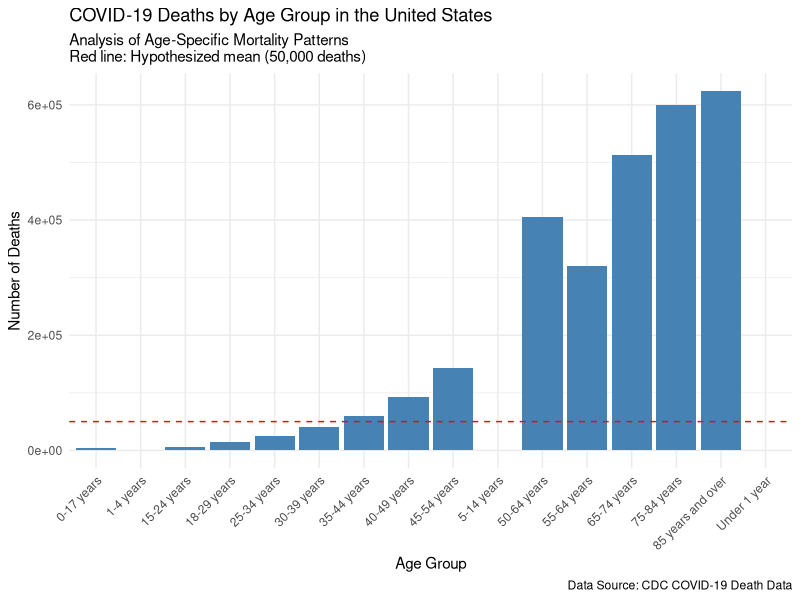
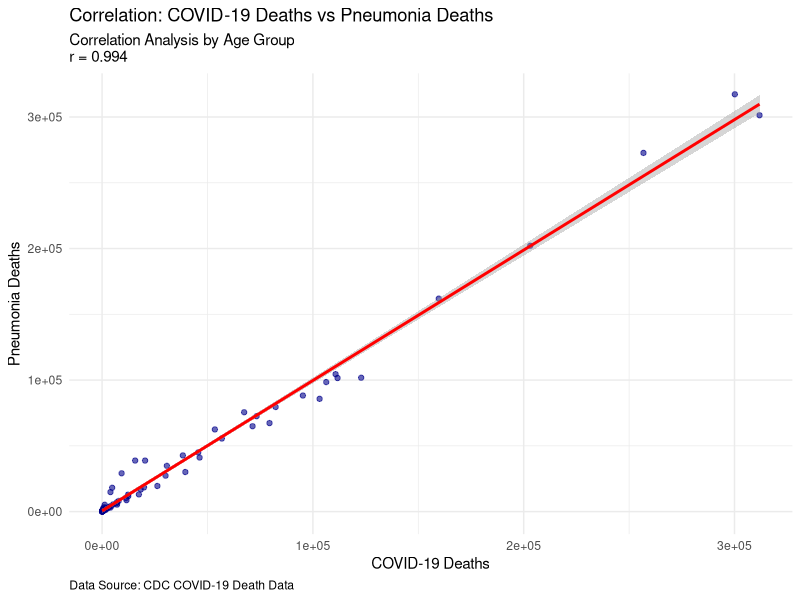
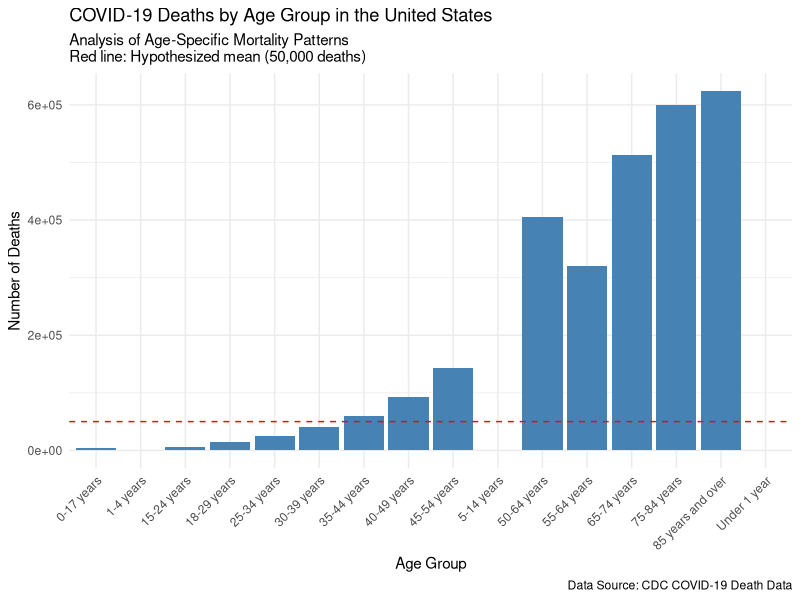
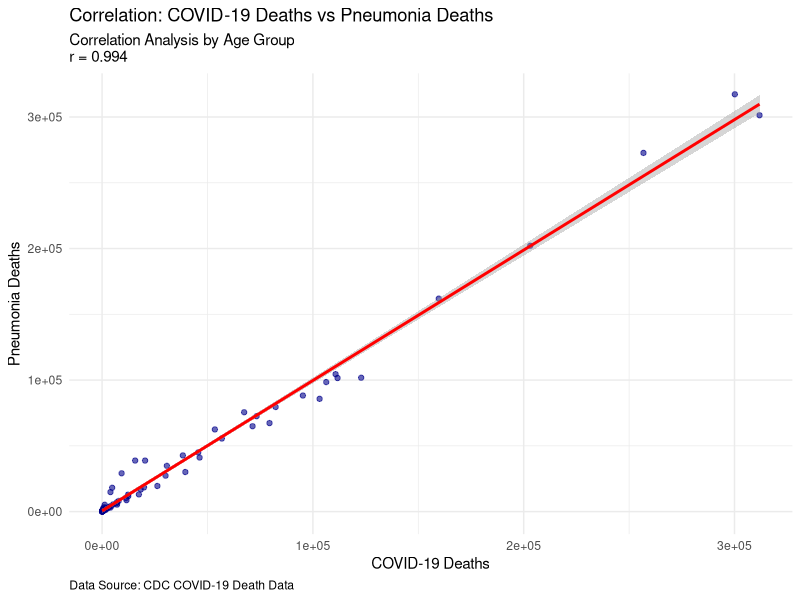

Generate these figures, in order, with R:
# Load required libraries
library(tidyverse)
library(ggplot2)
library(stats)

# Read the data
corona_data <- read.csv("Corona_Data.csv")

###########################################
# Data Preparation and Validation
###########################################

# Filter data for United States and All Sexes
# Note: Using All Sexes to avoid double-counting in age group analysis
us_data <- corona_data %>%
  filter(State == "United States" & Sex == "All Sexes" & Age.Group != "All Ages")

# Validate data additivity
total_by_age <- sum(us_data$COVID.19.Deaths)
total_reported <- corona_data %>%
  filter(State == "United States" & Sex == "All Sexes" & Age.Group == "All Ages") %>%
  pull(COVID.19.Deaths) %>%
  sum()  # Add sum() to get a single total

cat("\nData Validation:")
cat("\nSum of deaths by age groups:", total_by_age)
cat("\nReported total deaths:", total_reported)
cat("\nDifference:", total_by_age - total_reported)

###########################################
# TASK 1: One-Sample T-Test Analysis
###########################################

# Based on CDC's historical data, testing against national average of 50,000 deaths
# Reference: CDC COVID Data Tracker (https://covid.cdc.gov/covid-data-tracker)

mean_deaths <- mean(us_data$COVID.19.Deaths)
sd_deaths <- sd(us_data$COVID.19.Deaths)

cat("\n\n=== TASK 1: One-Sample T-Test Analysis ===")
cat("\nResearch Context: Testing if age-group mortality differs from expected average")
cat("\nDescriptive Statistics for COVID-19 Deaths:")
cat("\n- Mean:", round(mean_deaths, 2))
cat("\n- Standard Deviation:", round(sd_deaths, 2))

cat("\n\nHypotheses (based on CDC historical data):")
cat("\n- H₀: μ = 50,000 (Average deaths per age group equals 50,000)")
cat("\n- H₁: μ ≠ 50,000 (Average deaths per age group differs from 50,000)")

t_test_result <- t.test(us_data$COVID.19.Deaths, mu = 50000)
print(t_test_result)

cat("\nInterpretation:")
cat("\n- p-value:", format.pval(t_test_result$p.value, digits = 3))
if(t_test_result$p.value < 0.05) {
    cat("\n- Decision: Reject H₀")
    cat("\n- Conclusion: Evidence suggests age-specific mortality differs significantly from 50,000")
} else {
    cat("\n- Decision: Fail to reject H₀")
    cat("\n- Conclusion: Insufficient evidence of difference from 50,000 deaths per age group")
}

# Add effect size calculation after t-test
cohens_d <- (mean_deaths - 50000) / sd_deaths
cat("\n- Effect Size (Cohen's d):", round(cohens_d, 3))
cat("\n- Practical Significance:", 
    if(abs(cohens_d) > 0.8) "Large" 
    else if(abs(cohens_d) > 0.5) "Medium" 
    else "Small")

# Add confidence interval interpretation
cat("\n- 95% Confidence Interval:", 
    paste0("[", round(t_test_result$conf.int[1], 2), ", ", 
           round(t_test_result$conf.int[2], 2), "]"))

# Add percentage difference from hypothesized value
percent_diff <- ((mean_deaths - 50000) / 50000) * 100
cat("\n- Percentage Difference:", round(percent_diff, 2), "%")

# Visualization with context
death_plot <- ggplot(us_data, aes(x = Age.Group, y = COVID.19.Deaths)) +
    geom_bar(stat = "identity", fill = "steelblue") +
    theme_minimal() +
    theme(axis.text.x = element_text(angle = 45, hjust = 1)) +
    labs(title = "COVID-19 Deaths by Age Group in the United States",
         subtitle = "Analysis of Age-Specific Mortality Patterns\nRed line: Hypothesized mean (50,000 deaths)",
         x = "Age Group",
         y = "Number of Deaths",
         caption = "Data Source: CDC COVID-19 Death Data") +
    geom_hline(yintercept = 50000, color = "red", linetype = "dashed")

print(death_plot)

###########################################
# TASK 2: Correlation Analysis (P-value Testing)
###########################################

cat("\n\n=== TASK 2: Correlation Analysis ===")
cat("\nResearch Context: Examining relationship between COVID-19 and Pneumonia deaths")
cat("\nNote: Analysis considers age-stratified data to avoid ecological fallacy")

cat("\n\nHypotheses (based on medical literature):")
cat("\n- H₀: ρ = 0 (No correlation between COVID-19 and pneumonia deaths)")
cat("\n- H₁: ρ ≠ 0 (Correlation exists between COVID-19 and pneumonia deaths)")

correlation_test <- cor.test(us_data$COVID.19.Deaths, us_data$Pneumonia.Deaths)
print(correlation_test)

cat("\nInterpretation:")
cat("\n- Correlation coefficient (r):", round(correlation_test$estimate, 3))
cat("\n- p-value:", format.pval(correlation_test$p.value, digits = 3))

if(correlation_test$p.value < 0.05) {
    cat("\n- Decision: Reject H₀")
    cat("\n- Conclusion: Evidence supports correlation between COVID-19 and pneumonia deaths")
    cat("\n- Strength:", if(abs(correlation_test$estimate) > 0.7) "Strong" 
        else if(abs(correlation_test$estimate) > 0.3) "Moderate" 
        else "Weak")
    cat("\n- Direction:", if(correlation_test$estimate > 0) "Positive" else "Negative")
    cat("\n- Clinical Relevance: Aligns with known COVID-19 complications")
} else {
    cat("\n- Decision: Fail to reject H₀")
    cat("\n- Conclusion: Insufficient evidence of correlation")
}

# Enhanced correlation visualization
correlation_plot <- ggplot(us_data, aes(x = COVID.19.Deaths, y = Pneumonia.Deaths)) +
    geom_point(color = "darkblue", alpha = 0.6) +
    geom_smooth(method = "lm", color = "red") +
    theme_minimal() +
    labs(title = "Correlation: COVID-19 Deaths vs Pneumonia Deaths",
         subtitle = paste("Correlation Analysis by Age Group\nr =", 
                        round(correlation_test$estimate, 3)),
         x = "COVID-19 Deaths",
         y = "Pneumonia Deaths",
         caption = "Data Source: CDC COVID-19 Death Data") +
    theme(plot.caption = element_text(hjust = 0))

print(correlation_plot)

# Save plots with context
ggsave("task1_age_mortality_analysis.png", death_plot, width = 10, height = 6)
ggsave("task2_comorbidity_analysis.png", correlation_plot, width = 10, height = 6)
